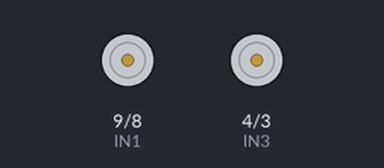
A sketch run on a simulated Arduino Uno, built with avr-gcc and run on an emulated ATmega328P. On the bench: motor-driver pin pairs drawn as motors (green arrow = first pin HIGH = forward, orange = second pin HIGH = backward, longer = more drive, scaled by the enable pin).

Above: at 2.0 s.
Timing chart, 0 to 18.2 s (numbered marks = the images above):
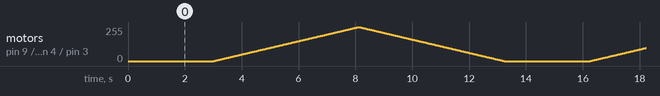

The sketch:

Motor_Code.ino
```cpp
//Motors connections
int enA = 10;
int enB = 5;
int IN1 = 9;
int IN2 = 8;
int IN3 = 4;
int IN4 = 3;

void setup() {
  pinMode(enA, OUTPUT);
  pinMode(enB, OUTPUT);
  pinMode(IN1, OUTPUT);
  pinMode(IN2, OUTPUT);
  pinMode(IN3, OUTPUT);
  pinMode(IN4, OUTPUT);
//MOTOR OFF
  digitalWrite(IN1, LOW);
  digitalWrite(IN2, LOW);
  digitalWrite(IN3, LOW);
  digitalWrite(IN4, LOW);
  delay(1000);
}

void loop() {
//MOTOR ON (clockwise)
  digitalWrite(IN1, HIGH);
  digitalWrite(IN2, LOW);
  digitalWrite(IN3, HIGH);
  digitalWrite(IN4, LOW);
  delay(2000);

//Controlling motor speed
  for (int i = 0; i < 256; i++) {
    analogWrite(enA, i);
    analogWrite(enB, i);
    delay(20);
  }
  for (int i = 255; i >= 0; --i) {
    analogWrite(enA, i);
    analogWrite(enB, i);
    delay(20);
  }
//MOTOR OFF
  digitalWrite(IN1, LOW);
  digitalWrite(IN2, LOW);
  digitalWrite(IN3, LOW);
  digitalWrite(IN4, LOW);
  delay(1000);
}
```
